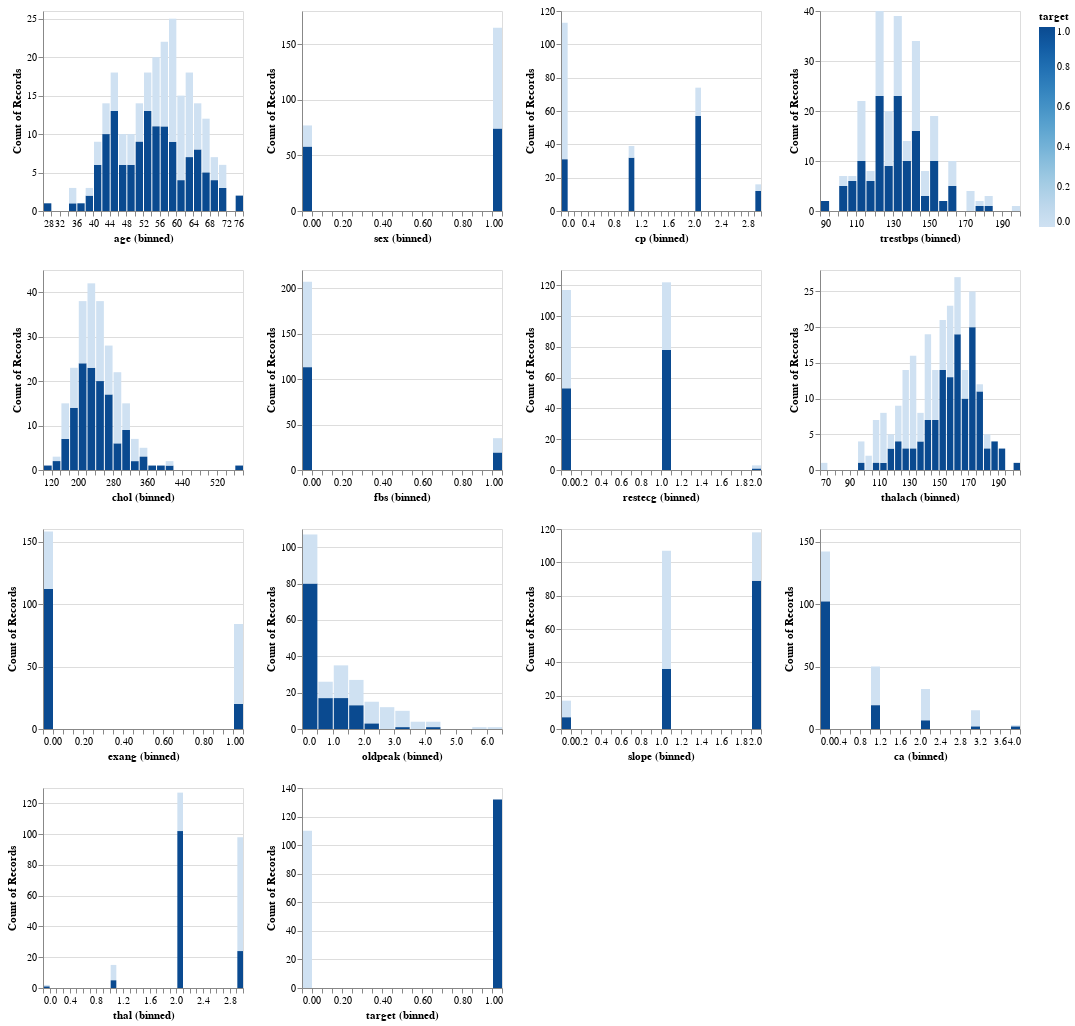

Source (notebook cell):
### Markdown cell above
We split the heart disease dataset into training and test data in a stratified fashion. The number of cases in the two splits is shown in the table below:

| Data split | No presence of HD | Presence of HD |
| --- | --- | --- |
| Training | 110 | 132 |
| Test | 28 | 33 |

### Code cell
# Analysis of all the feature distributions

feat_dist = alt.Chart(train_df).mark_bar().encode(
    x= alt.X(alt.repeat(), type='quantitative', bin=alt.Bin(maxbins=30)),
    y="count()",
    color="target"
).properties(
    height=200,
    width=200
).repeat(
    train_df.columns.tolist(),
    columns=4
)
feat_dist

### Figure 1 — Vega-Lite specification as saved in the notebook (floating-point values rounded to 4 significant figures; data arrays with more than 128 entries replaced by an {"elided": "..."} marker saying what was removed)
{"config": {"view": {"continuousWidth": 400, "continuousHeight": 300}}, "repeat": ["age", "sex", "cp", "trestbps", "chol", "fbs", "restecg", "thalach", "exang", "oldpeak", "slope", "ca", "thal", "target"], "spec": {"data": {"name": "data-04a3e83bc2ba827c958ea3d4b04c6faf"}, "mark": "bar", "encoding": {"color": {"field": "target", "type": "quantitative"}, "x": {"bin": {"maxbins": 30}, "field": {"repeat": "repeat"}, "type": "quantitative"}, "y": {"aggregate": "count", "type": "quantitative"}}, "height": 200, "width": 200}, "columns": 4, "$schema": "https://vega.github.io/schema/vega-lite/v4.17.0.json", "datasets": {"data-04a3e83bc2ba827c958ea3d4b04c6faf": {"elided": "242 records"}}}
